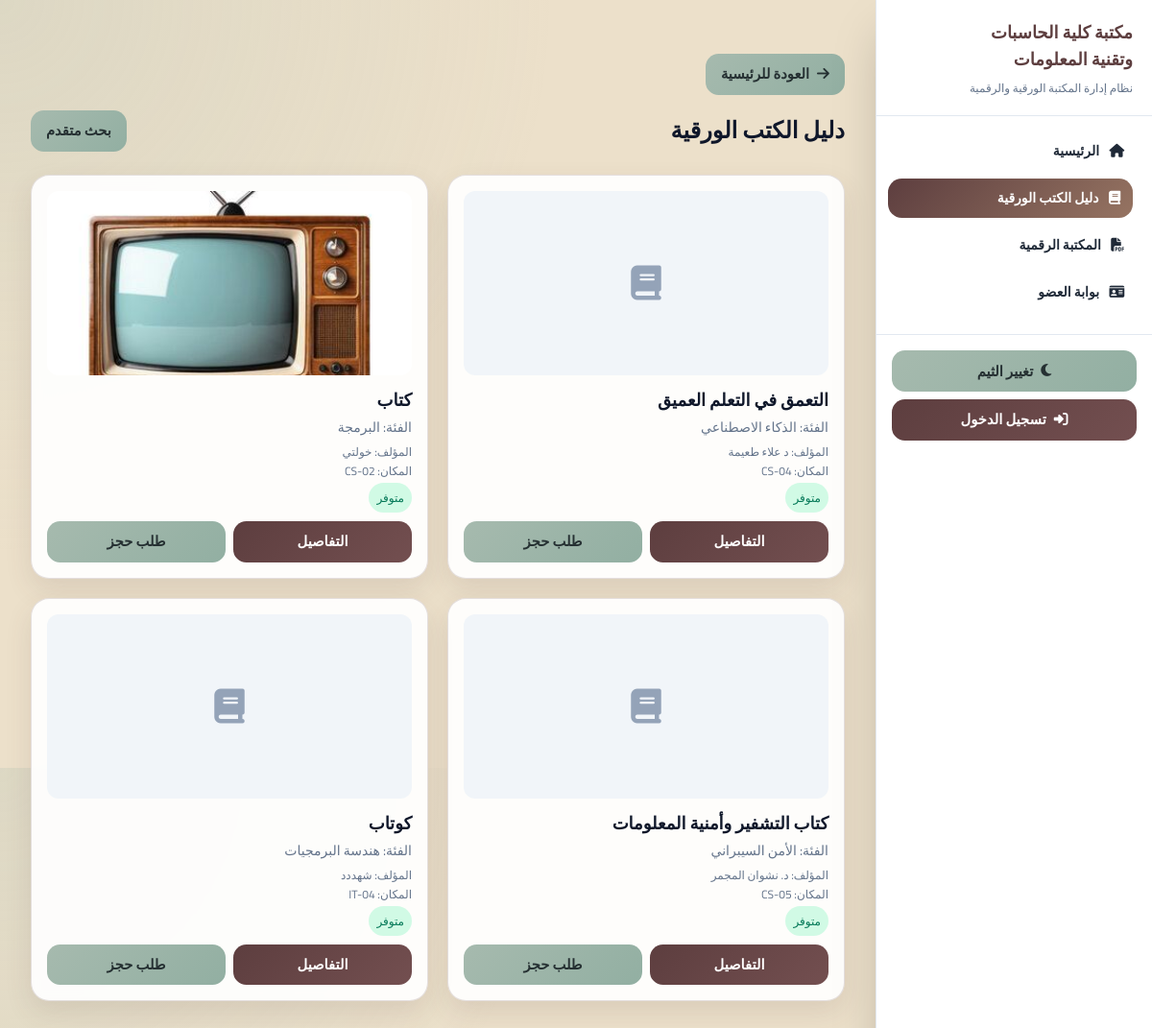
Page /books/list/ on the committed database.
### books/models.py (models this page shows, shortened)
class Book(models.Model):
    LANGUAGE_CHOICES = [
        ("arabic", "العربية"),
        ("english", "الإنجليزية"),
    ]
    dewey_decimal_number = models.CharField(max_length=100)
    title = models.CharField(max_length=300)
    authors = models.ManyToManyField(Author)
    category = models.ForeignKey(Category, on_delete=models.SET_NULL, null=True)
    publisher = models.ForeignKey(Publisher, on_delete=models.SET_NULL, null=True)
    publication_year = models.IntegerField(blank=True, null=True)
    edition = models.CharField(max_length=50, blank=True, null=True)
    volume = models.CharField(max_length=50, blank=True, null=True)
    language = models.CharField(max_length=20, choices=LANGUAGE_CHOICES, default="arabic")
    pages = models.IntegerField(blank=True, null=True)
    cover_image = models.ImageField(upload_to="books/covers/", blank=True, null=True)
    description = models.TextField(blank=True, null=True)
    created_at = models.DateTimeField(auto_now_add=True)
    view_count = models.PositiveIntegerField(default=0)

class Category(models.Model):
    category_id = models.CharField(max_length=50, unique=True, blank=True)
    name = models.CharField(max_length=200)  # Arabic name
    name_en = models.CharField(max_length=200, blank=True, default="")
    shelf_location = models.CharField(max_length=200, blank=True, null=True)

class Author(models.Model):
    name = models.CharField(max_length=200)

### books/views.py (the view)
# urls.py: path('list/', book_list_view, name="book_list"),
def book_list_view(request):
    books = (
        Book.objects.select_related("category", "publisher")
        .prefetch_related("authors")
        .annotate(
            total_copies_count=Count("bookcopy", distinct=True),
            usable_copies_count=Count("bookcopy", filter=Q(bookcopy__status="new"), distinct=True),
            active_borrowings_count=Count(
                "bookcopy__borrowing",
                filter=Q(bookcopy__borrowing__return_date__isnull=True),
                distinct=True,
            ),
            approved_reservations_count=Count("reservation", filter=Q(reservation__status="approved"), distinct=True),
        )
        .annotate(
            available_copies_count=ExpressionWrapper(
                F("usable_copies_count") - F("active_borrowings_count") - F("approved_reservations_count"),
                output_field=IntegerField(),
            )
        )
        .filter(total_copies_count__gt=0)
        .order_by("title")
    )
    return render(request, "books/book_list.html", {"books": books})

### templates/books/book_list.html (shortened to what this page needs)
﻿{% extends "base.html" %}
{% block content %}
<section class="space-y-6">
    <div class="flex items-center justify-between">
        <h1 class="text-2xl font-black">دليل الكتب الورقية</h1>
        <a href="{% url 'search_results' %}" class="btn-secondary">بحث متقدم</a>
    </div>
    <div class="grid grid-cols-1 md:grid-cols-2 xl:grid-cols-3 gap-5">
        {% for book in books %}
            <article class="card flex flex-col">
                {% if book.cover_image %}
                    <img src="{{ book.cover_image.url }}" alt="{{ book.title }}" class="w-full h-48 object-cover rounded-xl mb-3">
                {% else %}
                    <div class="w-full h-48 rounded-xl mb-3 bg-slate-100 dark:bg-slate-800 grid place-content-center text-slate-400">
                        <i class="fa-solid fa-book text-4xl"></i>
                    </div>
                {% endif %}
                <h2 class="font-black text-lg leading-7">{{ book.title }}</h2>
                <p class="text-sm text-slate-500 mt-1">الفئة: {{ book.category.name|default:"-" }}</p>
                <p class="text-xs text-slate-500 mt-2">المؤلف: {% for author in book.authors.all %}{{ author.name }}{% if not forloop.last %}، {% endif %}{% empty %}-{% endfor %}</p>
                <p class="text-xs text-slate-500 mt-1">المكان: {{ book.category.shelf_location|default:"غير محدد" }}</p>
                <div class="mt-3 text-xs">
                    {% if book.available_copies_count > 0 %}
                        <span class="px-2 py-1 rounded-full bg-emerald-100 text-emerald-700">متوفر</span>
                    {% else %}
                        <span class="px-2 py-1 rounded-full bg-amber-100 text-amber-800">غير متوفر</span>
                    {% endif %}
                </div>
                <div class="mt-4 grid grid-cols-2 gap-2">
                    <a href="{% url 'book_detail' book.id %}" class="btn-primary text-center">التفاصيل</a>
                    <button type="button" onclick="openReserveModal('{{ book.id }}', '{{ book.title|escapejs }}')" class="btn-secondary">طلب حجز</button>
                </div>
            </article>
        {% empty %}
            <div class="col-span-full card text-center py-10 text-slate-500">لا توجد كتب ورقية حالياً.</div>
        {% endfor %}
    </div>
</section>
{% endblock %}

### templates/base.html (shortened to what this page needs)
﻿{% load static %}
<!DOCTYPE html>
<html lang="ar" dir="rtl" data-theme="light">
<head>
    <link rel="stylesheet" href="https://cdnjs.cloudflare.com/ajax/libs/font-awesome/6.5.2/css/all.min.css">
    <script src="https://cdn.tailwindcss.com"></script>
    <link rel="stylesheet" href="{% static 'css/styles.css' %}">
</head>
<body class="bg-paper dark:bg-night text-slate-900 dark:text-slate-100 font-sans">
    <aside id="app-drawer" class="fixed top-0 right-0 h-screen w-72 bg-white dark:bg-slate-950 border-l border-slate-200 dark:border-slate-800 shadow-2xl z-50 transform translate-x-full md:translate-x-0 transition-transform duration-300 overflow-y-auto">
        <div class="p-5 border-b border-slate-200 dark:border-slate-800">
            <h1 class="text-lg font-black text-brand dark:text-mint leading-7">مكتبة كلية الحاسبات<br>وتقنية المعلومات</h1>
            <p class="text-xs text-slate-500 mt-2">نظام إدارة المكتبة الورقية والرقمية</p>
        </div>
        {% with path=request.path %}
        <nav class="p-4 space-y-2 text-sm font-bold">
            <a href="{% url 'home' %}" class="sidebar-link {% if path == '/' %}sidebar-link-active{% endif %}"><i class="fa-solid fa-house"></i> الرئيسية</a>
            <a href="{% url 'book_list' %}" class="sidebar-link {% if '/books/' in path %}sidebar-link-active{% endif %}"><i class="fa-solid fa-book"></i> دليل الكتب الورقية</a>
            <a href="{% url 'digital_list' %}" class="sidebar-link {% if '/digital/' in path and '/dashboard/digital/' not in path %}sidebar-link-active{% endif %}"><i class="fa-solid fa-file-pdf"></i> المكتبة الرقمية</a>
            <a href="{% url 'member_portal' %}" class="sidebar-link {% if '/circulations/member/' in path %}sidebar-link-active{% endif %}"><i class="fa-solid fa-id-card"></i> بوابة العضو</a>
        </nav>
        {% endwith %}
        <div class="p-4 mt-2 border-t border-slate-200 dark:border-slate-800 space-y-2">
            <button id="theme-toggle" class="w-full btn-secondary"><i class="fa-solid fa-moon ml-2"></i>تغيير الثيم</button>
            {% if request.user.is_authenticated %}
                <form method="post" action="{% url 'logout' %}">
                    {% csrf_token %}
                    <button type="submit" class="w-full btn-primary"><i class="fa-solid fa-right-from-bracket ml-2"></i>تسجيل الخروج</button>
                </form>
            {% else %}
                <a href="{% url 'login' %}" class="w-full btn-primary"><i class="fa-solid fa-right-to-bracket ml-2"></i>تسجيل الدخول</a>
            {% endif %}
        </div>
    </aside>
    <main class="min-h-screen p-4 md:p-8 md:pr-80">
        {% if request.path != '/' and '/dashboard/' not in request.path and '/members/' not in request.path %}
            <div class="mb-4">
                <a href="{% url 'home' %}" class="btn-secondary"><i class="fa-solid fa-arrow-right ml-2"></i>العودة للرئيسية</a>
            </div>
        {% endif %}
        {% block content %}{% endblock %}
    </main>
</body>
</html>

### libraryms/static/css/styles.css (style rules this page uses)
body { font-family: 'Cairo', sans-serif; background: radial-gradient(circle at top left, rgba(166, 186, 174, 0.22), transparent 40%), var(--c3); }
.sidebar-link { display: flex; align-items: center; gap: 0.65rem; border-radius: 0.9rem; padding: 0.65rem 0.8rem; color: #1f2937; transition: transform 0.2s ease, background-color 0.2s ease, color 0.2s ease; }
.sidebar-link:hover, .sidebar-link-active { background: linear-gradient(135deg, var(--c1) 0%, var(--c2) 100%); color: #ffffff !important; transform: translateX(-4px); }
.card { background: rgba(255, 255, 255, 0.92); border: 1px solid rgba(93, 62, 63, 0.16); border-radius: 1.2rem; box-shadow: 0 12px 28px rgba(93, 62, 63, 0.12); padding: 1rem; backdrop-filter: blur(6px); }
.btn-primary, .btn-secondary { border: 0; border-radius: 0.85rem; padding: 0.65rem 1rem; font-size: 0.92rem; font-weight: 800; cursor: pointer; display: inline-flex; align-items: center; justify-content: center; text-decoration: none; transition: transform 0.2s ease, filter 0.2s ease; }
.btn-primary { background: linear-gradient(135deg, var(--c1) 0%, #734f50 100%); color: #ffffff; }
.btn-secondary { background: linear-gradient(135deg, var(--c4) 0%, #92afa2 100%); color: #253032; }

### rows in the picture
Book: title "التعمق في التعلم العميق", category.name "الذكاء الاصطناعي", category.shelf_location "CS-04", shows "متوفر"
Author: name "د علاء طعيمة"
Book: cover_image (picture), title "كتاب", category.name "البرمجة", category.shelf_location "CS-02", shows "متوفر"
Author: name "خولتي"
Book: title "كتاب التشفير وأمنية المعلومات", category.name "الأمن السيبراني", category.shelf_location "CS-05", shows "متوفر"
Author: name "د. نشوان المجمر"
Book: title "كوتاب", category.name "هندسة البرمجيات", category.shelf_location "IT-04", shows "متوفر"
Author: name "شهددد"
